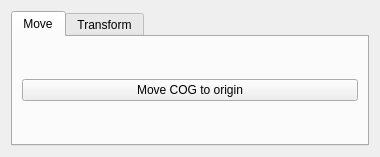
<?xml version="1.0" encoding="UTF-8"?>
<ui version="4.0">
 <class>moveControls</class>
 <widget class="QWidget" name="moveControls">
  <property name="geometry">
   <rect>
    <x>0</x>
    <y>0</y>
    <width>380</width>
    <height>157</height>
   </rect>
  </property>
  <property name="sizePolicy">
   <sizepolicy hsizetype="Expanding" vsizetype="Preferred">
    <horstretch>0</horstretch>
    <verstretch>0</verstretch>
   </sizepolicy>
  </property>
  <property name="maximumSize">
   <size>
    <width>380</width>
    <height>16777215</height>
   </size>
  </property>
  <property name="windowTitle">
   <string>Form</string>
  </property>
  <layout class="QVBoxLayout" name="verticalLayout_6">
   <item>
    <widget class="QTabWidget" name="tabWidget">
     <property name="enabled">
      <bool>true</bool>
     </property>
     <property name="sizePolicy">
      <sizepolicy hsizetype="Preferred" vsizetype="Expanding">
       <horstretch>0</horstretch>
       <verstretch>0</verstretch>
      </sizepolicy>
     </property>
     <property name="currentIndex">
      <number>0</number>
     </property>
     <widget class="QWidget" name="tab">
      <attribute name="title">
       <string>Move</string>
      </attribute>
      <layout class="QVBoxLayout" name="verticalLayout_3">
       <item>
        <widget class="QPushButton" name="moveToOrigin">
         <property name="toolTip">
          <string>Move COG to origin</string>
         </property>
         <property name="statusTip">
          <string>Move COG of selected objects to origin</string>
         </property>
         <property name="whatsThis">
          <string>Moves the selected objects such that
their center of gravity is at the origin.</string>
         </property>
         <property name="text">
          <string>Move COG to origin</string>
         </property>
        </widget>
       </item>
      </layout>
     </widget>
     <widget class="QWidget" name="Transform">
      <attribute name="title">
       <string>Transform</string>
      </attribute>
      <layout class="QVBoxLayout" name="verticalLayout_2">
       <item>
        <widget class="QPushButton" name="unifyBoundingBoxDiagonal">
         <property name="toolTip">
          <string>Normalize bounding box diagonal of objects</string>
         </property>
         <property name="statusTip">
          <string>Normalize bounding box diagonal of objects</string>
         </property>
         <property name="whatsThis">
          <string>Rescale objects such that its bounding box
diagonal has length one.</string>
         </property>
         <property name="text">
          <string>Unify Boundingbox Diagonal</string>
         </property>
        </widget>
       </item>
      </layout>
     </widget>
    </widget>
   </item>
  </layout>
 </widget>
 <resources/>
 <connections/>
</ui>
